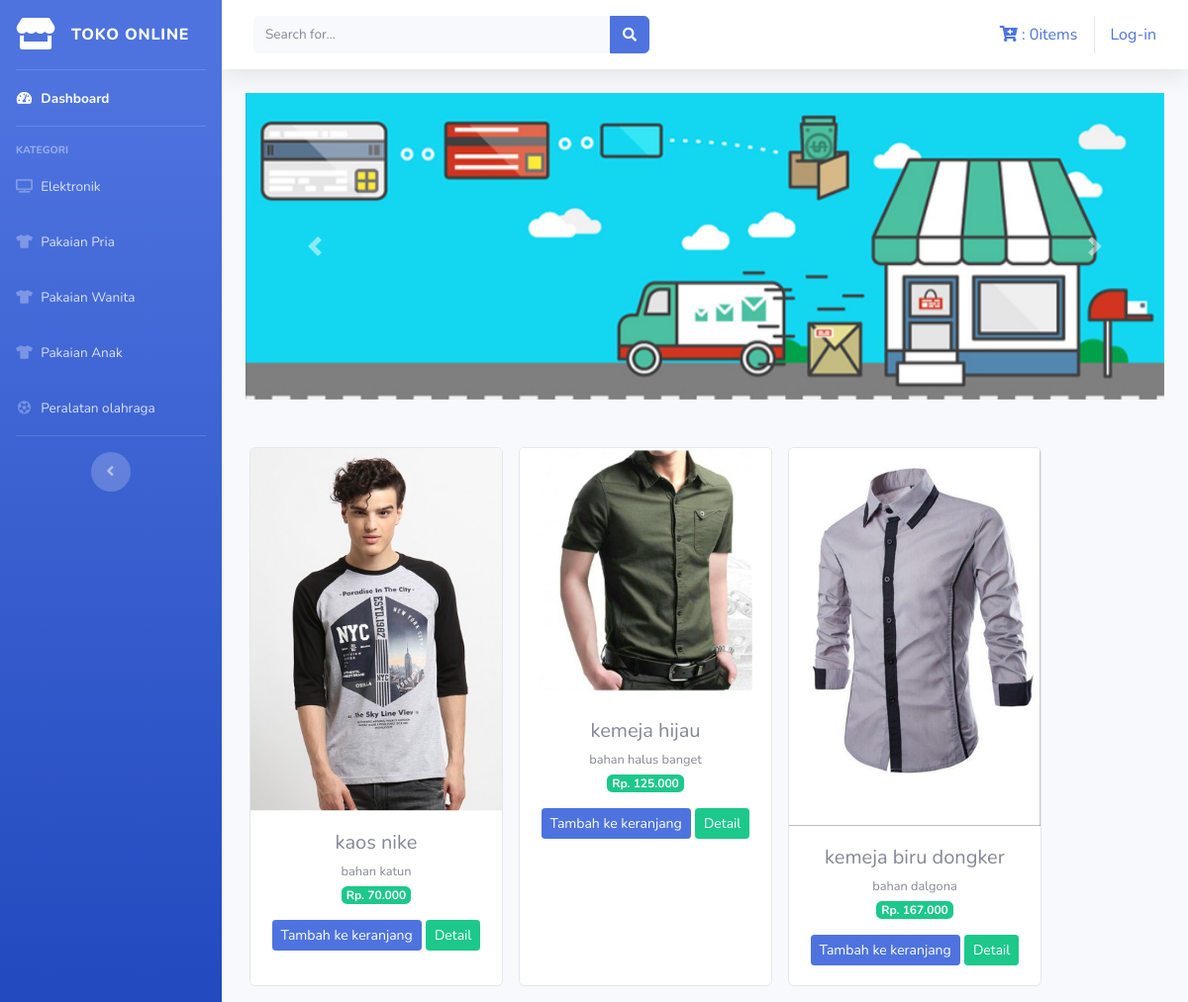
The page /index.php/kategori/pakaian_pria on the database its author committed.
### tables this page shows
CREATE TABLE `tb_barang` (
  `id_brg` int(11) NOT NULL,
  `nama_barang` varchar(120) NOT NULL,
  `keterangan` varchar(200) NOT NULL,
  `kategori` varchar(50) NOT NULL,
  `harga` int(11) NOT NULL,
  `stok` int(4) NOT NULL,
  `foto` varchar(1000) NOT NULL
);

### application/controllers/kategori.php (called while the page is built, shortened)
<?php
class Kategori extends CI_Controller {
     public function pakaian_pria()
    {
        $data['pakaian_pria'] = $this->model_kategori->data_pakaian_pria()->result();
        $this->load->view('templates/header');
        $this->load->view('templates/sidebar');
        $this->load->view('pakaian_pria', $data);
        $this->load->view('templates/footer');
    }
}

### index.php (called while the page is built, shortened)
<?php
require_once BASEPATH.'core/CodeIgniter.php';

### application/models/model_kategori.php (called while the page is built, shortened)
<?php
class Model_kategori extends CI_Model {
    public function data_pakaian_pria()
    {
       return $this->db->get_where("tb_barang", array('kategori' => 'pakaian pria'));
    }
}

### application/views/pakaian_pria.php (the view, shortened to what this page needs)
<div class="container-fluid">
  <div id="carouselExampleControls" class="carousel slide" data-ride="carousel">
    <div class="carousel-inner">
      <div class="carousel-item active">
        <img src="<?php echo base_url('assets/img/slider1.jpg') ?>" class="d-block w-100" alt="...">
      </div>
    </div>
    <a class="carousel-control-prev" href="#carouselExampleControls" role="button" data-slide="prev">
      <span class="carousel-control-prev-icon" aria-hidden="true"></span>
    </a>
    <a class="carousel-control-next" href="#carouselExampleControls" role="button" data-slide="next">
      <span class="carousel-control-next-icon" aria-hidden="true"></span>
    </a>
  </div>
    <div class="row text-center mt-5">
    <?php foreach ($pakaian_pria as $brg) : ?>
      <div class="card ml-3 mb-3" style="width: 16rem;">
        <img src="<?php echo base_url().'/uploads/'.$brg->foto ?>" class="card-img-top" alt="...">
        <div class="card-body">
          <h5 class="card-title mb-1"><?php echo $brg->nama_barang; ?></h5>
          <small><?php echo $brg->keterangan; ?></small><br>
          <span class="badge badge-success mb-3">Rp. <?php echo  number_format($brg->harga, 0,',','.') ; ?></span><br>
          <?php echo anchor('dashboard/tambah_ke_keranjang/' .$brg->id_brg, '<div class="btn btn-sm btn-primary">Tambah ke keranjang</div>') ?>
          <?php echo anchor('dashboard/detail/' .$brg->id_brg, '<div class="btn btn-sm btn-success">Detail</div>') ?>
        </div>
      </div>
    <?php endforeach; ?>
    </div>
</div>

### rows shown on the page
tb_barang: foto (picture), nama_barang "kaos nike", keterangan "bahan katun", harga "70.000", id_brg "Tambah ke keranjang", id_brg "Detail"
tb_barang: foto (picture), nama_barang "kemeja hijau", keterangan "bahan halus banget", harga "125.000", id_brg "Tambah ke keranjang", id_brg "Detail"
tb_barang: foto (picture), nama_barang "kemeja biru dongker", keterangan "bahan dalgona", harga "167.000", id_brg "Tambah ke keranjang", id_brg "Detail"

### other values the page prints
$this->cart->total_items() "0"
anchor('auth/login', 'Log-in') "Log-in"
